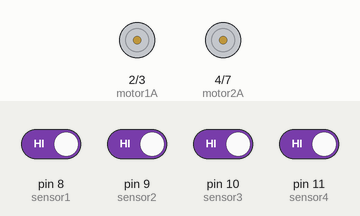
Recording of a sketch running on a simulated Arduino Uno, built with avr-gcc and run on an emulated ATmega328P. Parts: motor-driver pin pairs drawn as motors (green arrow = first pin HIGH = forward, orange = second pin HIGH = backward, longer = more drive, scaled by the enable pin). The test bench sets the inputs (shaded band); at power-on: pin 8 (sensor1), pin 9 (sensor2), pin 10 (sensor3), pin 11 (sensor4) HIGH.

Above: at 1.2 s.
1.3 s: pin 9 (sensor2) driven LOW
At 1.7 s:
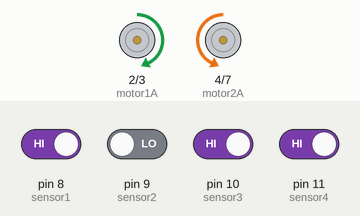
2.8 s: pin 9 (sensor2) driven HIGH
At 3.5 s:
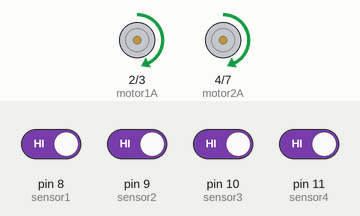
5.2 s: pin 10 (sensor3) driven LOW
At 5.9 s:
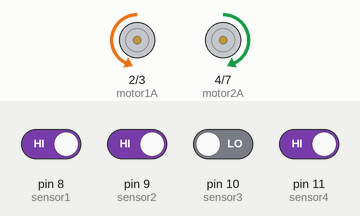
6.7 s: pin 10 (sensor3) driven HIGH
At 8.9 s:
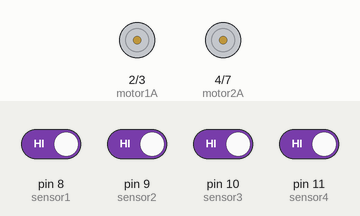
Timing chart, 0 to 10.1 s (numbered marks = the images above; inputs shaded):
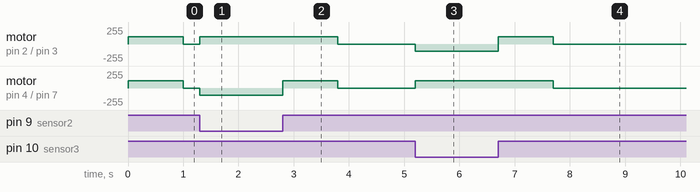

The sketch:

main.ino
```cpp
// Define motor control pins
const int motor1A = 2;
const int motor1B = 3;
const int motor2A = 4;
const int motor2B = 7;

// Define IR sensor pins
const int sensor1 = 8;  // Replace with your digital pin numbers
const int sensor2 = 9;
const int sensor3 = 10;
const int sensor4 = 11;

// Define speed control pins
const int speedControl1 = 6;
const int speedControl2 = 5;

// Define speed variables
int baseSpeed = 110;  // Base speed for both motors
int speedDifference = 0;  // Speed difference for turning

void setup() {
  // Set motor control pins as output
  pinMode(motor1A, OUTPUT);
  pinMode(motor1B, OUTPUT);
  pinMode(motor2A, OUTPUT);
  pinMode(motor2B, OUTPUT);

  // Set speed control pins as output
  pinMode(speedControl1, OUTPUT);
  pinMode(speedControl2, OUTPUT);

  // Set IR sensor pins as input
  pinMode(sensor1, INPUT);
  pinMode(sensor2, INPUT);
  pinMode(sensor3, INPUT);
  pinMode(sensor4, INPUT);

}

// Path Mode

// Mode 0 : black background white strip
// Mode 1 : white background black strip
// Mode 2 : left black and right white
// Mode 3 : left white and right black

int mode = 0;

int checkDelay = 200;

int first = 0;
long allSameTime = 0;

int loopMode = 0 ;

void loop() {

  // delay(checkDelay);

  // Read sensor values
  int val1 = digitalRead(sensor1);
  int val2 = digitalRead(sensor2);
  int val3 = digitalRead(sensor3);
  int val4 = digitalRead(sensor4);

  if (!((val1 == LOW && val2 == LOW && val3 == LOW && val4 == LOW)||(val1 == HIGH && val2 == HIGH && val3 == HIGH && val4 == HIGH))){
    first = 0;
  }

  if (!((val1 == HIGH && val2 == LOW && val3 == LOW && val4 == HIGH)||(val1 == LOW && val2 == HIGH && val3 == HIGH && val4 == LOW))){
    loopMode = 0;
  }

  // Implement line following logic
  if (val1 == LOW && val2 == LOW && val3 == LOW && val4 == LOW) {
    // delay(checkDelay);
    // continue;

    loopMode = 1;

    if (first == 0){
      allSameTime = millis();
      first = 1;
    }
    else if (first == 1){
      if (millis() - allSameTime < 1000){
        moveForward();
      }
      else{
        stopMotors();
      }
    }


    mode = 0;

  } else if (val1 == LOW && val2 == LOW && val3 == LOW && val4 == HIGH) {
    // Case 2: Only sensor4 on the line
    // delay(checkDelay);
    // continue;

    if (mode == 1){
      turnLeft();
    }else if (mode == 2){
      turnRight();
    }

  } else if (val1 == LOW && val2 == LOW && val3 == HIGH && val4 == LOW) {
    // Case 3: Only sensor3 on the line
    // delay(checkDelay);
    // continue;

    turnRight();
    mode = 0;

  } else if (val1 == LOW && val2 == LOW && val3 == HIGH && val4 == HIGH) {
    // Case 4: Sensors 3 and 4 on the line
    // delay(checkDelay);
    // continue;

    moveForward();
    mode = 2 ;

  } else if (val1 == LOW && val2 == HIGH && val3 == LOW && val4 == LOW) {
    // Case 5: Only sensor2 on the line
    // delay(checkDelay);
    // continue;

    turnLeft();
    mode = 0;

  } else if (val1 == LOW && val2 == HIGH && val3 == LOW && val4 == HIGH) {
    // Case 6: Sensors 2 and 4 on the line
    // delay(checkDelay);
    // continue;

  } else if (val1 == LOW && val2 == HIGH && val3 == HIGH && val4 == LOW) {
    // Case 7: Sensors 2 and 3 on the line
    // delay(checkDelay);
    // continue;

    if (loopMode == 1){
      turnLeft();
      mode = 1;
    }else{
      moveForward();
      mode = 0;
    }


  } else if (val1 == LOW && val2 == HIGH && val3 == HIGH && val4 == HIGH) {
    // Case 8: Sensors 2, 3, and 4 on the line
    // delay(checkDelay);
    // continue;

    if (mode == 0){
      turnRight();
    }else if (mode == 2){
      turnLeft();
    }

  } else if (val1 == HIGH && val2 == LOW && val3 == LOW && val4 == LOW) {
    // Case 9: Only sensor1 on the line
    // delay(checkDelay);
    // continue;

    if (mode == 1){
      turnRight();
    }else if (mode == 3){
      turnLeft();
    }

  } else if (val1 == HIGH && val2 == LOW && val3 == LOW && val4 == HIGH) {
    // Case 10: Sensors 1 and 4 on the line
    // delay(checkDelay);
    // continue;

    if (loopMode == 1){
      turnLeft();
      mode = 0;
    }else{
      moveForward();
      mode = 1;
    }


  } else if (val1 == HIGH && val2 == LOW && val3 == HIGH && val4 == LOW) {
    // Case 11: Sensors 1 and 3 on the line
    // delay(checkDelay);
    // continue;

  } else if (val1 == HIGH && val2 == LOW && val3 == HIGH && val4 == HIGH) {
    // Case 12: Sensors 1, 3, and 4 on the line
    // delay(checkDelay);
    // continue;

    turnLeft();
    mode = 1;

  } else if (val1 == HIGH && val2 == HIGH && val3 == LOW && val4 == LOW) {
    // Case 13: Sensors 1 and 2 on the line
    // delay(checkDelay);
    // continue;

    moveForward();
    mode = 3;
  } else if (val1 == HIGH && val2 == HIGH && val3 == LOW && val4 == HIGH) {
    // Case 14: Sensors 1, 2, and 4 on the line
    // delay(checkDelay);
    // continue;

    turnRight();
    mode = 1;

  } else if (val1 == HIGH && val2 == HIGH && val3 == HIGH && val4 == LOW) {
    // Case 15: Sensors 1, 2, and 3 on the line
    // delay(checkDelay);
    // continue;

    if (mode == 0){
      turnLeft();
    }else if (mode == 3){
      turnRight();
    }

  } else if (val1 == HIGH && val2 == HIGH && val3 == HIGH && val4 == HIGH) {
  //  case 16:
    // delay(checkDelay);
    // continue;

    loopMode = 1;

    if (first == 0){
      allSameTime = millis();
      first = 1;
    }
    else if (first == 1){
      if (millis() - allSameTime < 1000){
        moveForward();
      }
      else{
        stopMotors();
      }
    }

     mode = 1;

  }

}


// Function to move the robot forward
void moveForward() {
  digitalWrite(motor1A, HIGH);
  digitalWrite(motor1B, LOW);
  digitalWrite(motor2A, HIGH);
  digitalWrite(motor2B, LOW);

  analogWrite(speedControl1, baseSpeed);
  analogWrite(speedControl2, baseSpeed);
}

// Function to turn the robot left
void turnLeft() {
  digitalWrite(motor1A, HIGH);
  digitalWrite(motor1B, LOW);
  digitalWrite(motor2A, LOW);
  digitalWrite(motor2B, HIGH);

  analogWrite(speedControl1, baseSpeed);
  analogWrite(speedControl2, baseSpeed - speedDifference);
}

// Function to turn the robot right
void turnRight() {
  digitalWrite(motor1A, LOW);
  digitalWrite(motor1B, HIGH);
  digitalWrite(motor2A, HIGH);
  digitalWrite(motor2B, LOW);

  analogWrite(speedControl1, baseSpeed - speedDifference);
  analogWrite(speedControl2, baseSpeed);
}

// Function to stop the motors
void stopMotors() {
  digitalWrite(motor1A, LOW);
  digitalWrite(motor1B, LOW);
  digitalWrite(motor2A, LOW);
  digitalWrite(motor2B, LOW);
}
```

Measured:
- after the input at 1.3 s, motor on pin 2 (motor1A) / pin 3 (motor1B): stopped → forward 110/255 at once; motor on pin 4 (motor2A) / pin 7 (motor2B): stopped → backward 110/255 at once
- after the input at 2.8 s, motor on pin 2 (motor1A) / pin 3 (motor1B): forward 110/255 → stopped after 1.0 s; motor on pin 4 (motor2A) / pin 7 (motor2B): backward 110/255 → forward 110/255 at once, → stopped 1.0 s later
- after the input at 5.2 s, motor on pin 2 (motor1A) / pin 3 (motor1B): stopped → backward 110/255 at once; motor on pin 4 (motor2A) / pin 7 (motor2B): stopped → forward 110/255 at once
- after the input at 6.7 s, motor on pin 2 (motor1A) / pin 3 (motor1B): backward 110/255 → forward 110/255 at once, → stopped 1.0 s later; motor on pin 4 (motor2A) / pin 7 (motor2B): forward 110/255 → stopped after 1.0 s
